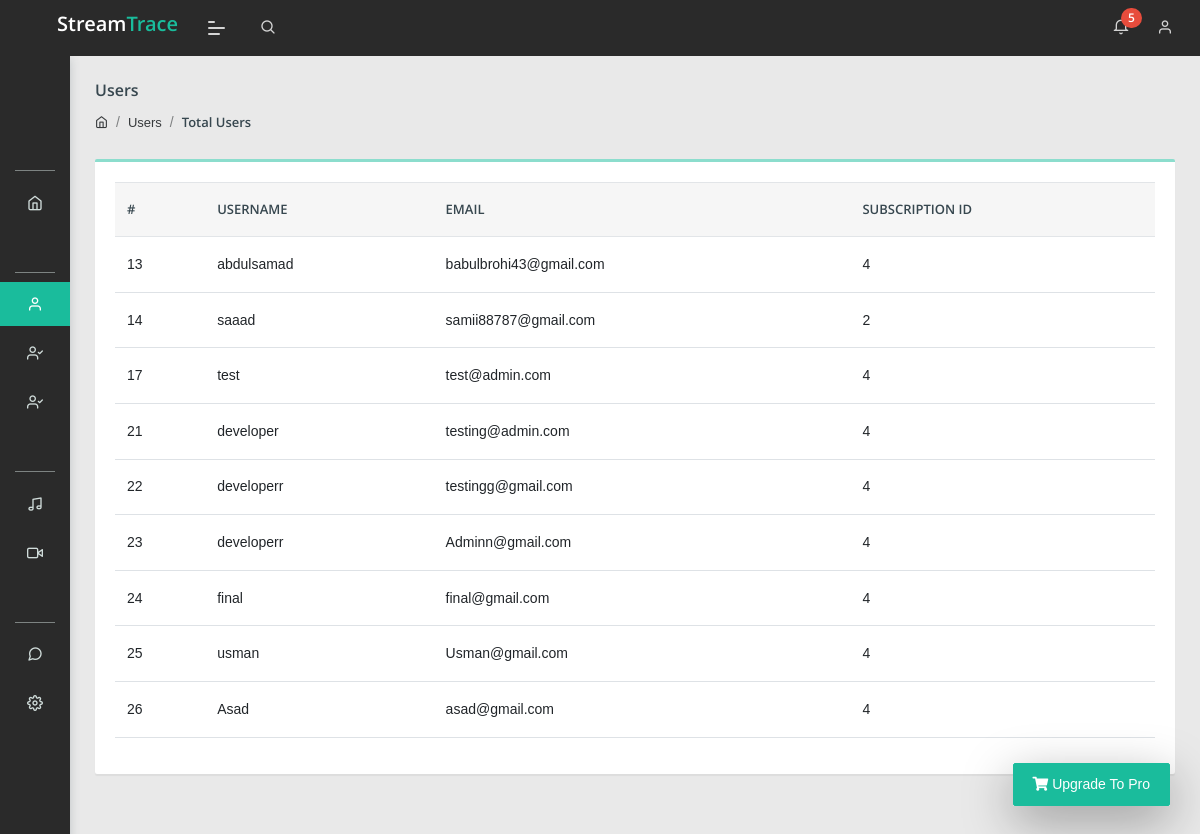
Page /Admin/total.php (signed in) on the committed database.
### tables this page shows
CREATE TABLE `user` (
  `user_id` int(100) NOT NULL,
  `username` varchar(500) NOT NULL,
  `email` varchar(100) NOT NULL,
  `password` varchar(100) NOT NULL,
  `sub_id` int(11) NOT NULL
);

### Admin/total.php (the view, shortened to what this page needs)
<?php
include("query.php");
include("header.php")
    ?>
<section class="pcoded-main-container">
    <div class="pcoded-content">
        <div class="page-header">
            <div class="page-block">
                <div class="row align-items-center">
                    <div class="col-md-12">
                        <div class="page-header-title">
                            <h5 class="m-b-10">Users</h5>
                        </div>
                        <ul class="breadcrumb">
                            <li class="breadcrumb-item"><a href="index.php"><i class="feather icon-home"></i></a></li>
                            <li class="breadcrumb-item"><a href="#!">Users</a></li>
                            <li class="breadcrumb-item"><a href="#!">Total Users</a></li>
                        </ul>
                    </div>
                </div>
            </div>
        </div>
        <div class="card">
            <div class="card-body table-border-style">
                <div class="table-responsive">
                    <table class="table">
                        <thead>
                            <tr>
                                <th>#</th>
                                <th>Username</th>
                                <th>Email</th>
                                <th>Subscription ID</th>
                            </tr>
                        </thead>
                        <tbody>
                            <?php
                            $query = $pdo->query("select * from user");
                            $result = $query->fetchAll(PDO::FETCH_ASSOC);
                            foreach ($result as $user) {
                                ?>
                                <tr>
                                    <td>
                                    <?php echo $user['user_id'] ?>
                                    </td>
                                    <td>
                                        <?php echo $user['username'] ?>
                                    </td>
                                    <td>
                                        <?php echo $user['email'] ?>
                                    </td>
                                    <td>
                                    <?php echo $user['sub_id'] ?>
                                    </td>
                                </tr>
                                <?php
                            }
                            ?>
                        </tbody>
                    </table>
                </div>
            </div>
        </div>
    </div>
</section>
</body>
</html>

### rows in the picture
user: user_id "13", username "abdulsamad", email "babulbrohi43@gmail.com", sub "4"
user: user_id "14", username "saaad", email "samii88787@gmail.com", sub "2"
user: user_id "17", username "test", email "test@admin.com", sub "4"
user: user_id "21", username "developer", email "testing@admin.com", sub "4"
user: user_id "22", username "developerr", email "testingg@gmail.com", sub "4"
user: user_id "23", username "developerr", email "Adminn@gmail.com", sub "4"
user: user_id "24", username "final", email "final@gmail.com", sub "4"
user: user_id "25", username "usman", email "Usman@gmail.com", sub "4"
user: user_id "26", username "Asad", email "asad@gmail.com", sub "4"
